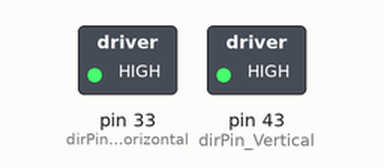
The sketch below on a simulated Arduino Mega 2560, built with avr-gcc and run on an emulated ATmega2560. On the bench: switched loads named in the sketch (green lamp = pin HIGH). Pins used as bus, display or sensor lines are not drawn.

Above: at 0.1 s.
Timing chart, 0 to 1.6 s (numbered marks = the images above):
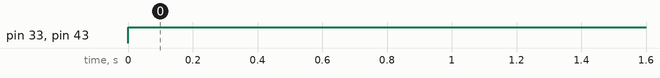

The sketch:

simultaneous_move_vert_and_horiz.ino
```cpp
// By:  Anjali Punnoose
//      LunaLink Systems
//      Fall 2024
// Program to Move 2 Motors directly and simultaneously for the same number of steps


// SW5 -> ON
// right (CW)(down) dir = LOW
// left (CCW)(up) dir = HIGH

int pulsePin_Vertical = 41; // Pulse pin
int dirPin_Vertical = 43;   // Direction pin
int pulsePin_Horizontal = 35; // Pulse pin for Horizontal movement motor
int dirPin_Horizontal = 33;   // Direction pin for Horizontal movement motor

int pulseDelay_Vertical = 50;


int tempCount = 0;
int steps = 20000;


void setup() {
  pinMode(pulsePin_Vertical, OUTPUT);
  pinMode(dirPin_Vertical, OUTPUT);
  pinMode(pulsePin_Horizontal, OUTPUT);
  pinMode(dirPin_Horizontal, OUTPUT);


  Serial.begin(9600);
}

void loop() {

  digitalWrite(dirPin_Vertical, HIGH);
  digitalWrite(dirPin_Horizontal, HIGH);


  while(tempCount < steps)
  {
      digitalWrite(pulsePin_Vertical, HIGH);
      digitalWrite(pulsePin_Horizontal, HIGH);
      delayMicroseconds(pulseDelay_Vertical); // Adjust this delay for speed
      digitalWrite(pulsePin_Vertical, LOW);
      digitalWrite(pulsePin_Horizontal, LOW);
      delayMicroseconds(pulseDelay_Vertical);
      tempCount++;
  }


}
```

Measured:
- by itself, pin 33 (dirPin_Horizontal), pin 43 (dirPin_Vertical): LOW → HIGH at 0.00 s
